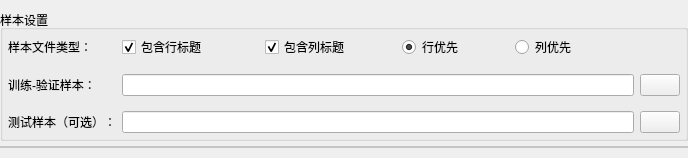
     <widget class="QWidget" name="selectSamplePage">
      <layout class="QVBoxLayout" name="selectSampleVerticalLayout" stretch="0,1">
       <property name="spacing">
        <number>5</number>
       </property>
       <property name="leftMargin">
        <number>0</number>
       </property>
       <property name="topMargin">
        <number>10</number>
       </property>
       <property name="rightMargin">
        <number>0</number>
       </property>
       <property name="bottomMargin">
        <number>10</number>
       </property>
       <item>
        <widget class="QGroupBox" name="sampleSettingGroupBox">
         <property name="title">
          <string>样本设置</string>
         </property>
         <layout class="QGridLayout" name="sampleSettingGroupBoxGridLayout">
          <property name="leftMargin">
           <number>5</number>
          </property>
          <property name="topMargin">
           <number>5</number>
          </property>
          <property name="rightMargin">
           <number>5</number>
          </property>
          <property name="bottomMargin">
           <number>5</number>
          </property>
          <property name="verticalSpacing">
           <number>15</number>
          </property>
          <item row="1" column="4">
           <widget class="QCheckBox" name="isIncludeColTitleCheckBox">
            <property name="text">
             <string>包含列标题</string>
            </property>
            <property name="checked">
             <bool>true</bool>
            </property>
           </widget>
          </item>
          <item row="1" column="7">
           <spacer name="sampleSettingGroupBoxHorizontalSpacer2">
            <property name="orientation">
             <enum>Qt::Horizontal</enum>
            </property>
            <property name="sizeHint" stdset="0">
             <size>
              <width>40</width>
              <height>20</height>
             </size>
            </property>
           </spacer>
          </item>
          <item row="4" column="0">
           <widget class="QLabel" name="selectTrainingValidationSampleLabel">
            <property name="maximumSize">
             <size>
              <width>150</width>
              <height>16777215</height>
             </size>
            </property>
            <property name="text">
             <string>训练-验证样本：</string>
            </property>
           </widget>
          </item>
          <item row="4" column="12">
           <widget class="QPushButton" name="selectTrainingValidationSamplePushButton">
            <property name="text">
             <string/>
            </property>
           </widget>
          </item>
          <item row="4" column="1" colspan="11">
           <widget class="QLineEdit" name="selectTrainingValidationSampleLineEdit"/>
          </item>
          <item row="1" column="0">
           <widget class="QLabel" name="sampleTypeLabel">
            <property name="maximumSize">
             <size>
              <width>100</width>
              <height>16777215</height>
             </size>
            </property>
            <property name="text">
             <string>样本文件类型：</string>
            </property>
           </widget>
          </item>
          <item row="5" column="12">
           <widget class="QPushButton" name="selectTestSamplePushButton">
            <property name="text">
             <string/>
            </property>
           </widget>
          </item>
          <item row="1" column="2">
           <spacer name="sampleSettingGroupBoxHorizontalSpacer1">
            <property name="orientation">
             <enum>Qt::Horizontal</enum>
            </property>
            <property name="sizeHint" stdset="0">
             <size>
              <width>40</width>
              <height>20</height>
             </size>
            </property>
           </spacer>
          </item>
          <item row="1" column="9">
           <spacer name="sampleSettingGroupBoxHorizontalSpacer3">
            <property name="orientation">
             <enum>Qt::Horizontal</enum>
            </property>
            <property name="sizeHint" stdset="0">
             <size>
              <width>40</width>
              <height>20</height>
             </size>
            </property>
           </spacer>
          </item>
          <item row="5" column="0">
           <widget class="QLabel" name="selectTestSampleLabel">
            <property name="enabled">
             <bool>true</bool>
            </property>
            <property name="maximumSize">
             <size>
              <width>150</width>
              <height>16777215</height>
             </size>
            </property>
            <property name="text">
             <string>测试样本（可选）：</string>
            </property>
           </widget>
          </item>
          <item row="5" column="1" colspan="11">
           <widget class="QLineEdit" name="selectTestSampleLineEdit"/>
          </item>
          <item row="1" column="5">
           <spacer name="horizontalSpacer">
            <property name="orientation">
             <enum>Qt::Horizontal</enum>
            </property>
            <property name="sizeHint" stdset="0">
             <size>
              <width>40</width>
              <height>20</height>
             </size>
            </property>
           </spacer>
          </item>
          <item row="1" column="1">
           <widget class="QCheckBox" name="isIncludeRowTitleCheckBox">
            <property name="text">
             <string>包含行标题</string>
            </property>
            <property name="checked">
             <bool>true</bool>
            </property>
           </widget>
          </item>
          <item row="1" column="6">
           <widget class="QRadioButton" name="isRowMajorRadioButton">
            <property name="text">
             <string>行优先</string>
            </property>
            <property name="checked">
             <bool>true</bool>
            </property>
           </widget>
          </item>
          <item row="1" column="8">
           <widget class="QRadioButton" name="isColMajorRadioButton">
            <property name="text">
             <string>列优先</string>
            </property>
           </widget>
          </item>
         </layout>
        </widget>
       </item>
       <item>
        <widget class="QFrame" name="frame">
         <property name="styleSheet">
          <string notr="true">background-color:white</string>
         </property>
         <property name="frameShape">
          <enum>QFrame::StyledPanel</enum>
         </property>
         <property name="frameShadow">
          <enum>QFrame::Sunken</enum>
         </property>
         <layout class="QHBoxLayout" name="horizontalLayout">
          <property name="spacing">
           <number>5</number>
          </property>
          <property name="leftMargin">
           <number>0</number>
          </property>
          <property name="topMargin">
           <number>0</number>
          </property>
          <property name="rightMargin">
           <number>0</number>
          </property>
          <property name="bottomMargin">
           <number>0</number>
          </property>
          <item>
           <layout class="QGridLayout" name="sampleStatisticChartGridLayout"/>
          </item>
         </layout>
        </widget>
       </item>
      </layout>
     </widget>
